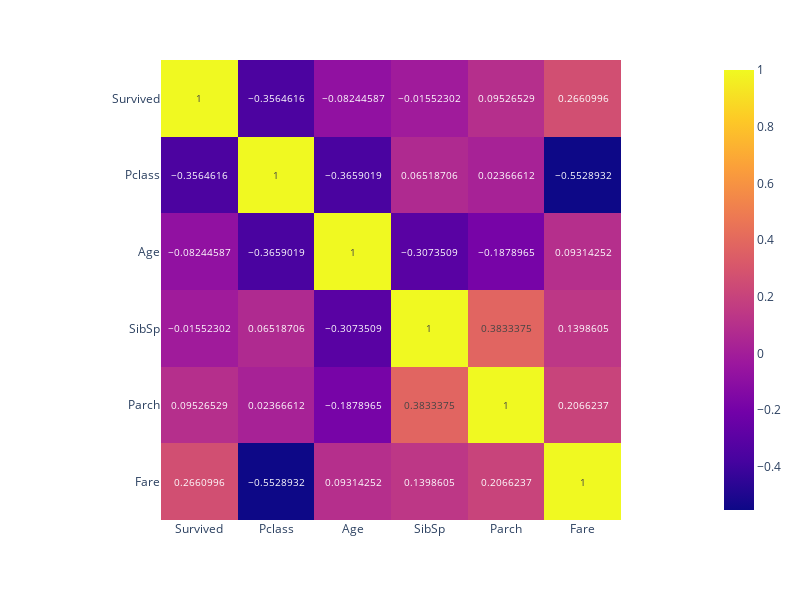

The cell this chart's notebook holds for it:
### Code cell
# Let's try some visualization
fig = px.imshow(titanic_data_corr, text_auto=True,width=800,height=600)
fig.show()

# we can also use heatmap in seaborn

### Figure 1 — Plotly figure (JSON) as saved in the notebook; plotly's stock layout.template omitted (floating-point values rounded to 4 significant figures)
{"data": [{"coloraxis": "coloraxis", "hovertemplate": "x: %{x}<br>y: %{y}<br>color: %{z}<extra></extra>", "name": "0", "texttemplate": "%{z}", "type": "heatmap", "x": ["Survived", "Pclass", "Age", "SibSp", "Parch", "Fare"], "xaxis": "x", "y": ["Survived", "Pclass", "Age", "SibSp", "Parch", "Fare"], "yaxis": "y", "z": [[1, -0.3565, -0.08245, -0.01552, 0.09527, 0.2661], [-0.3565, 1, -0.3659, 0.06519, 0.02367, -0.5529], [-0.08245, -0.3659, 1, -0.3074, -0.1879, 0.09314], [-0.01552, 0.06519, -0.3074, 1, 0.3833, 0.1399], [0.09527, 0.02367, -0.1879, 0.3833, 1, 0.2066], [0.2661, -0.5529, 0.09314, 0.1399, 0.2066, 1]]}], "layout": {"coloraxis": {"colorscale": [[0, "#0d0887"], [0.1111, "#46039f"], [0.2222, "#7201a8"], [0.3333, "#9c179e"], [0.4444, "#bd3786"], [0.5556, "#d8576b"], [0.6667, "#ed7953"], [0.7778, "#fb9f3a"], [0.8889, "#fdca26"], [1, "#f0f921"]]}, "height": 600, "margin": {"t": 60}, "width": 800, "xaxis": {"anchor": "y", "constrain": "domain", "domain": [0, 1], "scaleanchor": "y"}, "yaxis": {"anchor": "x", "autorange": "reversed", "constrain": "domain", "domain": [0, 1]}}}
